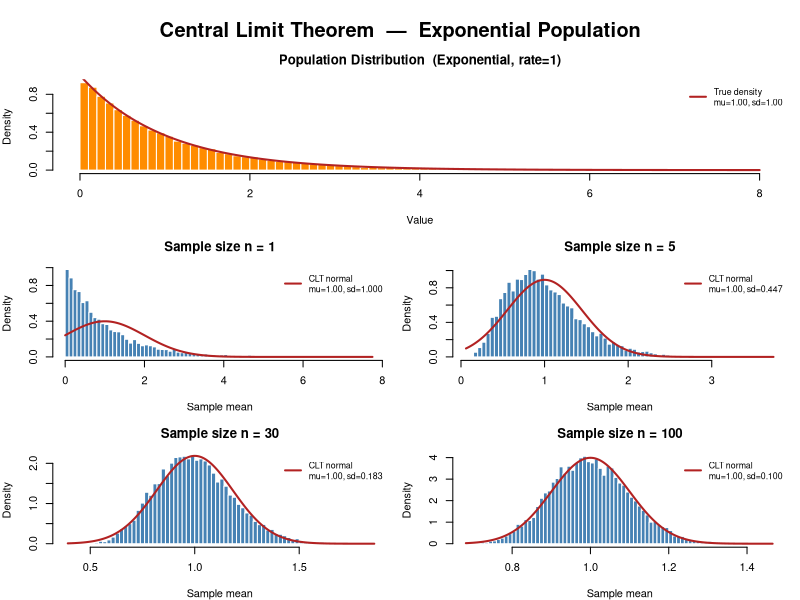

R code for this plot:
# Central Limit Theorem Demonstration
# Shows that sample means approach a normal distribution regardless of
# the shape of the original population distribution.

set.seed(42)

# --- Parameters ---
n_simulations <- 10000          # number of samples drawn for each scenario
sample_sizes  <- c(1, 5, 30, 100)  # sample sizes to compare
pop_size      <- 1e6            # large population to draw from

# --- Population: right-skewed exponential (mean = 1, sd = 1) ---
population <- rexp(pop_size, rate = 1)
pop_mean   <- mean(population)
pop_sd     <- sd(population)

cat(sprintf("Population shape : Exponential(rate=1)\n"))
cat(sprintf("Population mean  : %.4f\n", pop_mean))
cat(sprintf("Population SD    : %.4f\n\n", pop_sd))

# --- Simulate sample means for each sample size ---
simulate_sample_means <- function(pop, n, reps) {
  replicate(reps, mean(sample(pop, size = n, replace = TRUE)))
}

sample_means_list <- lapply(sample_sizes, simulate_sample_means,
                            pop = population, reps = n_simulations)
names(sample_means_list) <- paste0("n=", sample_sizes)

# --- Plot ---
png("central_limit_theorem.png", width = 900, height = 1100, res = 110)

# Layout: population spans full top row; 4 sample-size panels below in 2x2
layout(matrix(c(1, 1, 2, 3, 4, 5), nrow = 3, byrow = TRUE),
       heights = c(1, 1, 1))
old_par <- par(mar = c(4, 4, 3, 1), oma = c(0, 0, 3, 0))

# Panel 1: population distribution (truncated for readability)
pop_sample <- sample(population, 50000)
hist(pop_sample,
     breaks  = 80,
     freq    = FALSE,
     col     = "darkorange",
     border  = "white",
     xlim    = c(0, 8),
     main    = "Population Distribution  (Exponential, rate=1)",
     xlab    = "Value",
     ylab    = "Density")
x_seq <- seq(0, 8, length.out = 300)
lines(x_seq, dexp(x_seq, rate = 1), col = "firebrick", lwd = 2)
legend("topright",
       legend = sprintf("True density\nmu=%.2f, sd=%.2f", pop_mean, pop_sd),
       col    = "firebrick", lwd = 2, bty = "n", cex = 0.8)

# Panels 2-5: sampling distributions for each n
for (i in seq_along(sample_sizes)) {
  n      <- sample_sizes[i]
  means  <- sample_means_list[[i]]
  clt_mean <- pop_mean
  clt_sd   <- pop_sd / sqrt(n)

  hist(means,
       breaks  = 60,
       freq    = FALSE,
       col     = "steelblue",
       border  = "white",
       main    = sprintf("Sample size n = %d", n),
       xlab    = "Sample mean",
       ylab    = "Density")

  x_seq <- seq(min(means), max(means), length.out = 300)
  lines(x_seq, dnorm(x_seq, mean = clt_mean, sd = clt_sd),
        col = "firebrick", lwd = 2)

  legend("topright",
         legend = sprintf("CLT normal\nmu=%.2f, sd=%.3f", clt_mean, clt_sd),
         col    = "firebrick", lwd = 2, bty = "n", cex = 0.8)
}

mtext("Central Limit Theorem  —  Exponential Population",
      outer = TRUE, cex = 1.2, font = 2)

par(old_par)
dev.off()
cat("Plot saved to central_limit_theorem.png\n")

# --- Numerical check: compare empirical vs CLT predictions ---
cat("n        emp_mean  clt_mean  emp_sd    clt_sd\n")
cat(strrep("-", 52), "\n")
for (i in seq_along(sample_sizes)) {
  n     <- sample_sizes[i]
  means <- sample_means_list[[i]]
  cat(sprintf("%-8d %.4f    %.4f    %.4f    %.4f\n",
              n,
              mean(means), pop_mean,
              sd(means),   pop_sd / sqrt(n)))
}

# --- Shapiro-Wilk normality test on 5 000 of the simulated means ---
cat("\nShapiro-Wilk p-value (closer to 1 => more normal):\n")
for (i in seq_along(sample_sizes)) {
  n     <- sample_sizes[i]
  means <- sample_means_list[[i]]
  sw    <- shapiro.test(sample(means, 5000))
  cat(sprintf("  n = %3d : W = %.4f,  p = %.4f\n", n, sw$statistic, sw$p.value))
}
